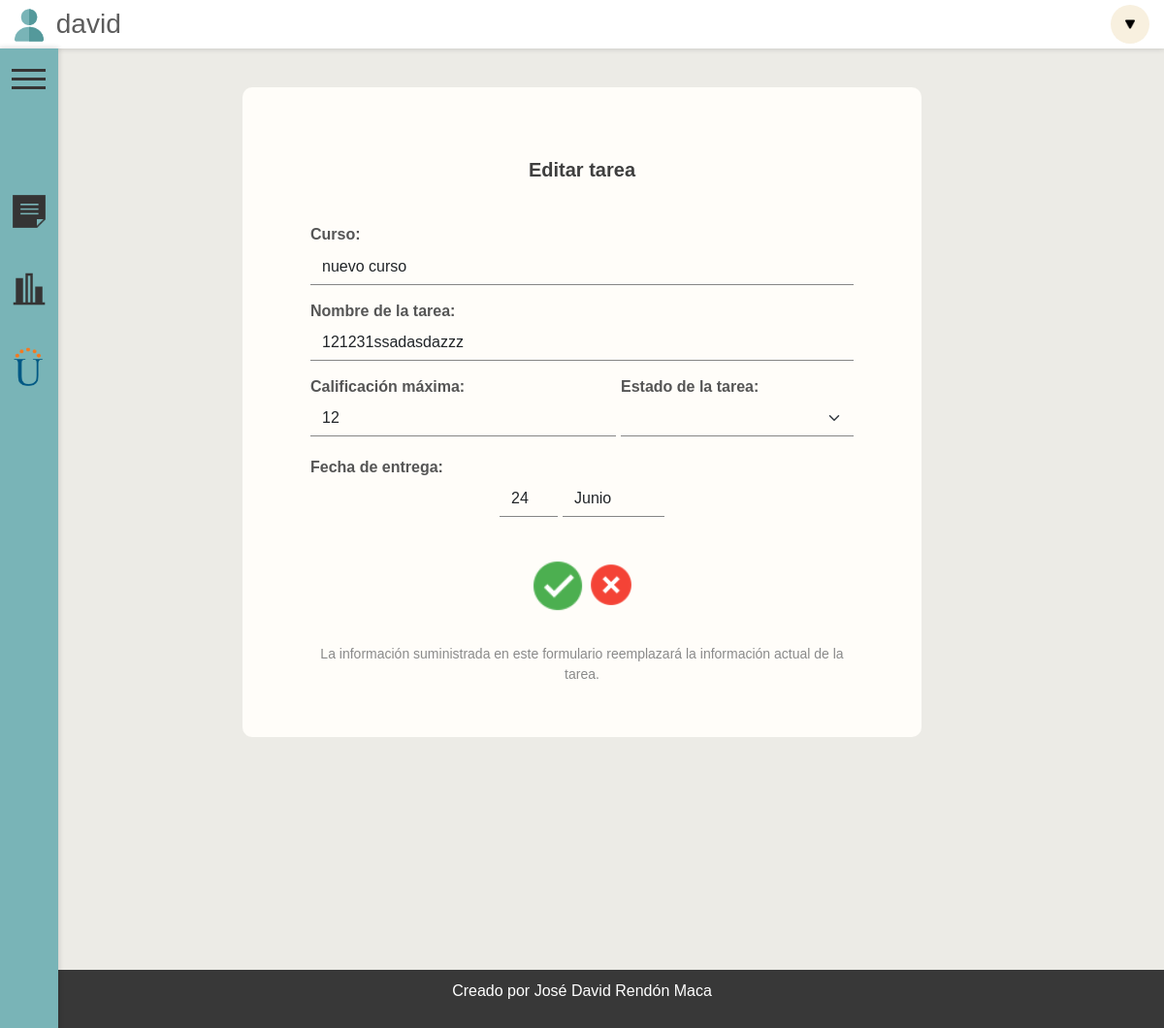
/editarTarea/17/ (signed in), run on an earlier commit of the app's database.
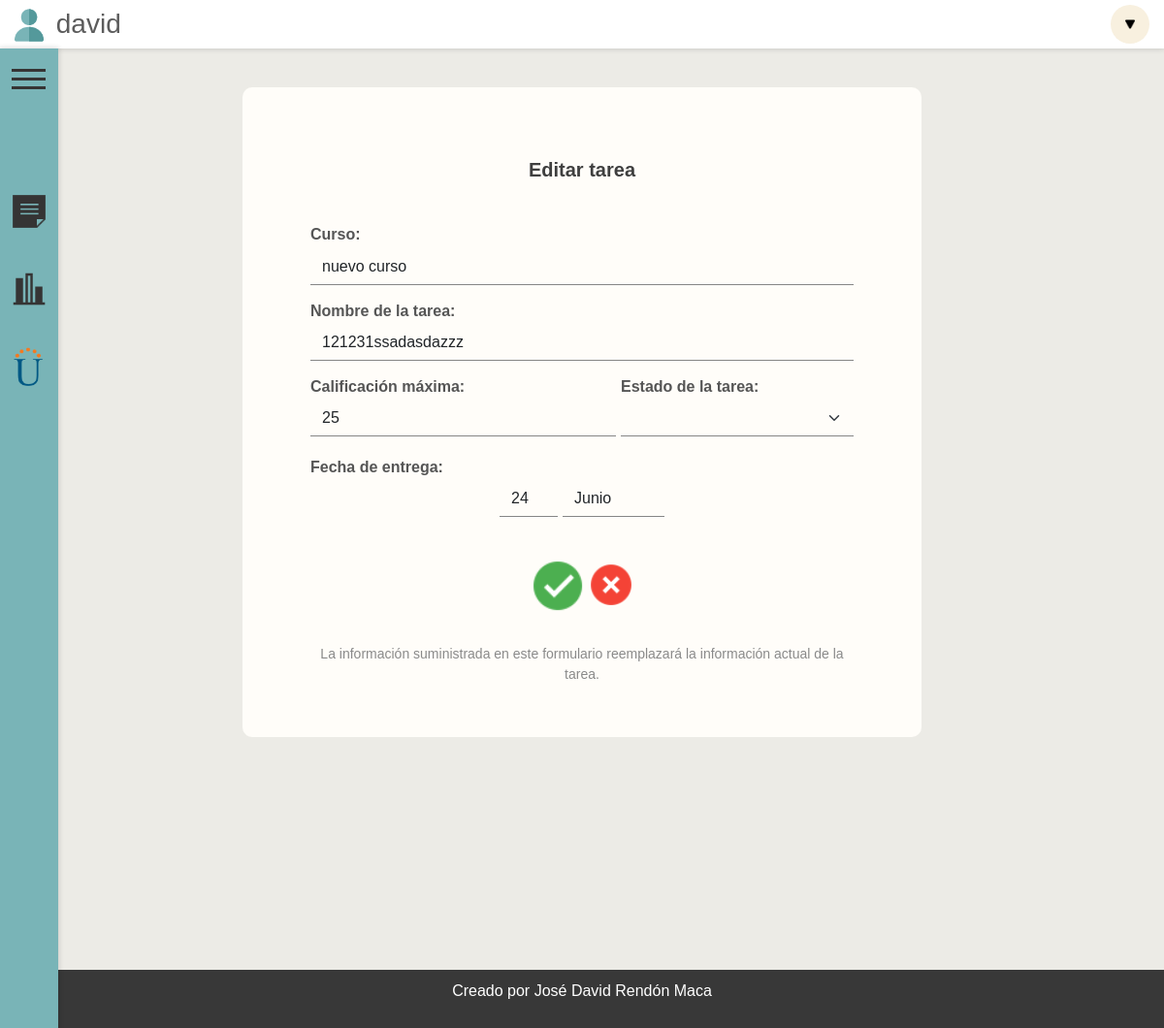
And on a later commit of the database.
### index/models.py (models this page shows)
class CursosYTareas(models.Model):
    curso = models.CharField(max_length=100)
    tarea = models.CharField(max_length=100)
    valor = models.IntegerField()
    estado = models.CharField(max_length=100)
    entrega = models.DateField(default=django.utils.timezone.now)
    usuario = models.CharField(default='usuario', max_length=100)
    anotacion = models.TextField(default="", max_length=10000)
    calificado = models.BooleanField(default=False)
    calificacion = models.IntegerField(default=0)

### index/views.py (the view)
# urls.py: path('editarTarea/<id>/', editarTarea, name="editarTarea"),
@login_required
def editarTarea(request, id):
    usuario = request.user.username
    formInfo = CursosYTareas.objects.get(pk = id)
    if usuario == formInfo.usuario:
        data={
            'form':formAgregarCurso(instance=formInfo),
            'cursosVerificados': EstadoDelCurso.objects.filter(verificacion='verificado'),
            'id':id
        }
        return render(request, 'index/editarTarea.html', data)
    else:
        return HttpResponse("Error")

### index/forms.py
class formAgregarCurso(forms.ModelForm):
    class Meta:
        model = CursosYTareas
        fields=['curso', 'tarea', 'valor', 'estado', 'entrega', 'anotacion']
        widgets = {
            'entrega':forms.SelectDateWidget(),
        }
    def __init__(self, *args, **kwargs):
        super(self.__class__, self).__init__(*args, **kwargs)
        self.fields['anotacion'].required = False

### index/templates/index/editarTarea.html (shortened to what this page needs)
{% extends 'index/base.html' %}
{% block content %}
{% load static %}
{% load widget_tweaks %}
<link rel="stylesheet" href="{% static 'css/NuevoCurso.css' %}">
<div class="contenedor-cursos" style="margin-top:60px; color: #525252;" id="agregarNuevoCursos">
    <div style="width:100%; text-align: center; color: #3f3f3f;">
        <p style="font-size:20px ; margin-bottom: 40px;"><strong>Editar tarea</strong></p>
    </div>
    <form action="/actualizarCurso/" method="POST">
        <div style="display:flex; flex-direction: column;">
            <div>
                <div style="height: 1px;">
                    <p style="font-weight: bold ;margin-bottom: 0px; color: rgb(85, 85, 85);"> Curso:</p>
                </div>
                {% render_field form.curso list="cursos" class="form-control campo"%}
            </div>
            <div>
                <p style="font-weight: bold ;margin-bottom: 0px; color: rgb(85, 85, 85);"> Nombre de la tarea:</p>
                {% render_field form.tarea class="form-control campo"%}
            </div>
            <div class="contenedor-calificacion-estado-fecha">
                <div class="campo-cef">
                    <p style="font-weight: bold ;margin-bottom: 0px; color: rgb(85, 85, 85);"> Calificación máxima:</p>
                    {% render_field form.valor class="form-control campo"%}
                </div>
                <div class="campo-cef-E">
                    <p style="font-weight: bold ;margin-bottom: 0px; color: rgb(85, 85, 85);"> Estado de la tarea:</p>
                    <select class="form-select campo" for=" {{ form.estado }}  ">
                        <option selected disabled style="font-size: 0px; display:none;"></option>
                        <option value="espera">No comenzada</option>
                    </select>
                </div>
                <div class="campo-cef">
                    <p style="font-weight: bold ;margin-bottom: 0px; color: rgb(85, 85, 85);"> Fecha de entrega:</p>
                    <div style="display: flex; flex-direction: row; justify-content: center; width: 100%;">
                        {% render_field form.entrega class="form-control datepicker campo fecha"%}
                    </div>
                </div>
            </div>
            <div style="display: flex; flex-direction: row; justify-content: center; align-items: center;">
                <button type="submit" style="border: none; background-color: rgba(0, 0, 0, 0);"><img style="width:60px; height: 60px;" src="{% static 'icons/icon-ok.png' %}" alt=""></button>
                <div style=" display: flex; justify-content: center;"><a style="text-align: center; margin-top: 10px;" href="{% url 'inicio' %}"><p><img style="width:50px; height: 50px; margin-top:5px;" src="{% static 'icons/icon-cancel.png' %}" alt=""></p></a></div>
            </div>
        </div>
    </form>
    <div style="text-align: center; color: #8a8a8a; margin-top: 20px; font-size:14px ;">
        <p>
            La información suministrada en este formulario reemplazará la información actual de la tarea.
        </p>
    </div>
</div>
{% endblock content %}

### index/templates/index/base.html (shortened to what this page needs)
{% load static %}
<!DOCTYPE html>
<html lang="en">
    <head>
        <link rel="stylesheet" href="{% static 'css/base.css' %}">
        <link href="https://cdn.jsdelivr.net/npm/bootstrap@5.2.0-beta1/dist/css/bootstrap.min.css" rel="stylesheet">
    </head>
    <body >
    <header id="aber">
        <div class="menu" style="position: fixed;">
            <label for="checkbox_toggle" class="button-menu" style="margin-left: 12px; margin-top: 40px; position: fixed; z-index: 100;">
                <span></span>
                <span></span>
                <span></span>
            </label>
            <div id="barra-lateral" >
                <a href="{% url 'inicio' %}" style="text-decoration: none;">
                    <div class="contenedor-barra" title="Tareas">
                        <div class="item-imagen">
                            <img src="{% static 'icons/icon-nota.png' %}" alt="" >
                        </div>
                    </div>
                </a>
                <a href="{% url 'dashboard' %}" style="text-decoration: none;">
                    <div class="contenedor-barra" title="Dashboard">
                        <div class="item-imagen">
                            <img src="{% static 'icons/icon-dashboard.png' %}" alt="">
                        </div>
                    </div>
                </a>
                <a href="https://campus0c.unad.edu.co/campus"target="_blank" style="text-decoration: none;">
                    <div class="contenedor-barra" title="Campus UNAD">
                        <div class="item-imagen">
                            <img src="{% static 'icons/icon-unad.png' %}">
                        </div>
                    </div>
                </a>
           </div>
        </div>
        <div style="display:flex; flex-direction: row; align-items: center; font-size: 28px; margin-left: 10px;">
            <div style="color: rgb(92, 92, 92);">
                <img style="width: 40px;" src="{% static 'icons/icon-user.png' %}" alt="">
                {{user}}
            </div>
        </div>
        <div class="dropdown" id="menu-usuario">
            <a href="#" class="btn  " id="dropdownMenuLink" data-bs-toggle="dropdown"><img src="{% static 'icons/icon-dropdown.png' %}" alt=""></a>
        </div>
    </header>
    <div style="display:flex; justify-content: center; padding-top: 90px; min-height: 100vh;">
        <div class="contenido container-sm" style=" margin-bottom: 40px;">
            {% block content %}
            {% endblock %}
        </div>
    </div>
    <footer>
        <p>Creado por José David Rendón Maca</p>
    </footer>
</body>
</html>

### TareasUnivProyecto/static/css/base.css (style rules this page uses)
* { margin: 0px; padding: 0px; font-family: Arial, Helvetica, sans-serif; }
html { min-height: 100%; }
header { background-color: #ffffff; height: 50px; display: flex; align-items: center; justify-content: space-between; margin-bottom: 40px; box-shadow: 0px 0px 5px 1px rgba(0, 0, 0, 0.137); position: fixed; z-index: 100; width: 100%; }
body { background-color: #ecebe6 !important; min-height: 100%; }
#dropdownMenuLink { display: flex; justify-content: center; align-items: center; background-color: #F8F0DF !important; border: none; appearance: none; border-radius: 50%; width: 40px; height: 40px; }
#dropdownMenuLink img { width: 10px; }
.dropdown { right: 15px; }
#barra-lateral { top: 50px; position: fixed; height: 100%; width: 60px; background-color: #79B4B7; transition: 0.5s; display: flex; flex-direction: column; padding-top: 16vh; box-shadow: 0px 0px 5px 1px rgba(0, 0, 0, 0.137); z-index: 99; }
.item-imagen img { width: 40px; margin-left: 10px; transition: 0.3s; }
.item-imagen { position: absolute; }
.contenedor-barra { height: 80px; display: flex; flex-direction: row; align-items: center; }
.contenido { max-width: 1000px; background-color: #fffdf9; border-radius: 10px; display: flex; justify-content: center; margin-left: 80px !important; margin-right: 80px !important; animation-name: iniciar; animation-duration: 0.5s; }
.menu label span { height: 3px; width: 100%; background: #353434; display: inline-block; transition: all 0.5s cubic-bezier(.62,.43,.35,1.47); }
.menu label { width: 35px; height: 35px; cursor: pointer; transition: all 0.2s ease-in; margin-top: 8px; line-height: 8px; text-align: left; z-index: 201; }
footer { display: flex; width: 100%; z-index: 100; background-color: #383838; height: 60px; color: white; margin-top: 200px !important; bottom: 0px; justify-content: center; align-items: center; }

### TareasUnivProyecto/static/css/NuevoCurso.css (style rules this page uses)
.contenedor-cursos { background-color: rgba(245, 245, 245, 0); width: 600px; height: 100%; padding: 10px 20px; border-radius: 20px; }
.campo { margin-top: 2px; border: none; background-color: rgba(0, 0, 0, 0); border-bottom: 1px solid black; border-radius: 0px; margin-bottom: 15px; border-color: rgb(134, 134, 134); }
.fecha { max-width: 105px; margin-bottom: 30px; }
#id_entrega_day { margin-right: 5px; width: 60px; }
.contenido { max-width: 700px; }
header { z-index: 90; }
.contenedor-calificacion-estado-fecha { display: flex; flex-direction: row; flex-wrap: wrap; flex-grow: inherit; width: 100%; gap: 5px; }
.campo-cef-E { flex-grow: 1; }
.campo-cef { flex-grow: 1; }

What changed in the data, as far as the page shows it:
changed CursosYTareas "nuevo curso": valor "12" → "25"
